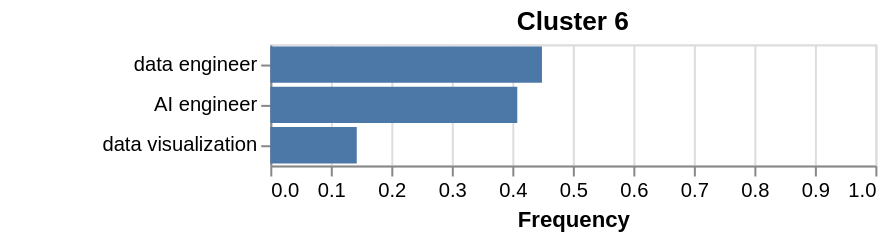

Write the Vega-Lite specification saved for this chart.
### Vega-Lite specification from a JSON file in a GitHub repository (floating-point values rounded to 4 significant figures)
{"$schema": "https://vega.github.io/schema/vega-lite/v5.6.1.json", "config": {"legend": {"disable": true}, "view": {"continuousHeight": 300, "continuousWidth": 300}}, "data": {"name": "data-1252e6e8500146241b1b602764947f41"}, "datasets": {"data-1252e6e8500146241b1b602764947f41": [{"Job title": "data engineer", "freq_rel": 0.449, "label": 6}, {"Job title": "AI engineer", "freq_rel": 0.4082, "label": 6}, {"Job title": "data visualization", "freq_rel": 0.1429, "label": 6}]}, "encoding": {"color": {"field": "Origin", "type": "nominal"}, "tooltip": [{"field": "Job title", "title": "Job title", "type": "nominal"}, {"field": "freq_rel", "format": ".2%", "title": "Percentage", "type": "quantitative"}], "x": {"field": "freq_rel", "scale": {"domain": [0, 1]}, "title": "Frequency", "type": "quantitative"}, "y": {"axis": {"labelAngle": 0}, "field": "Job title", "sort": {"field": "freq_rel", "order": "descending"}, "title": null, "type": "nominal"}}, "mark": {"tooltip": true, "type": "bar"}, "padding": {"bottom": 5, "left": 50, "right": 5, "top": 5}, "title": "Cluster 6"}
